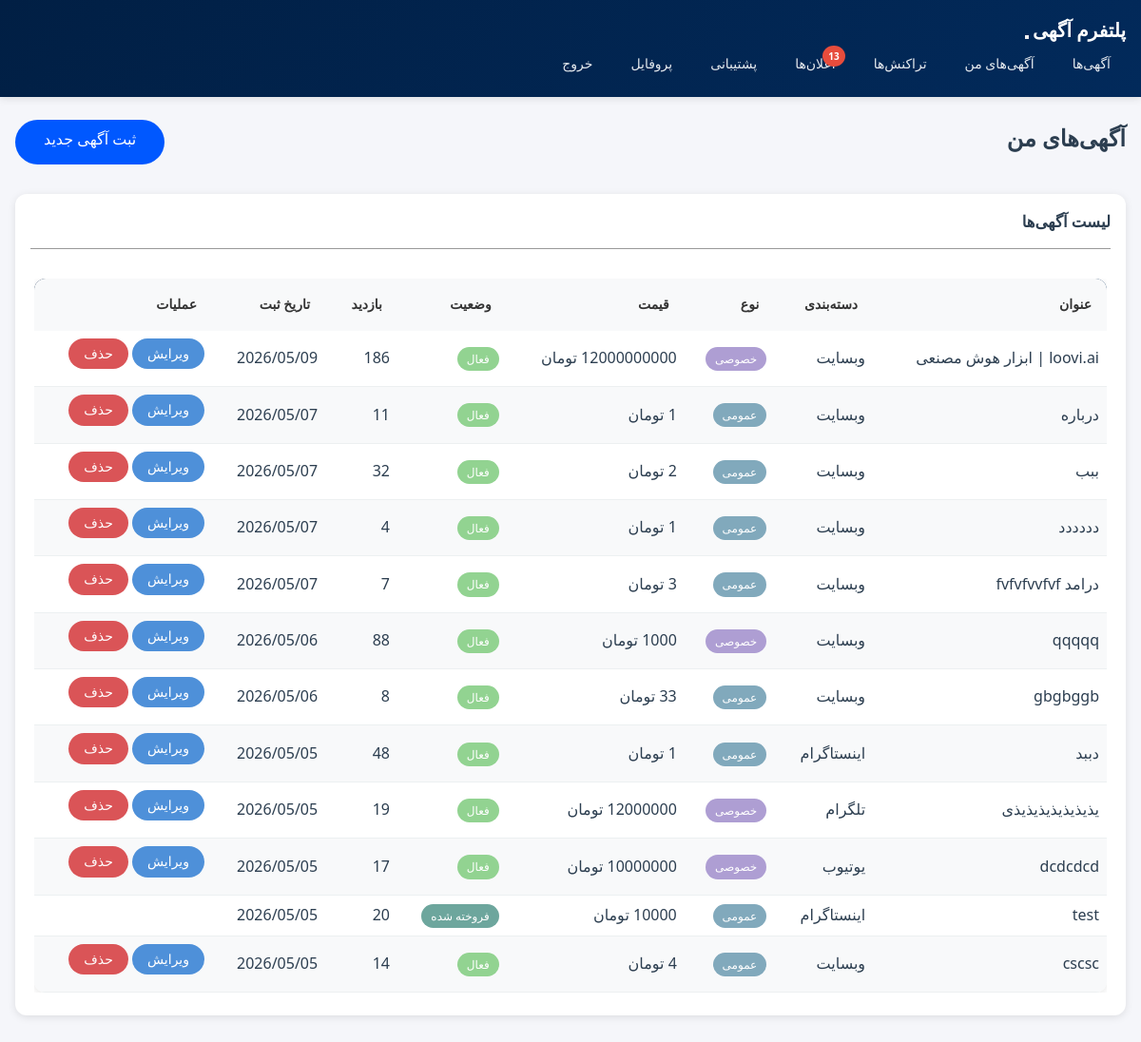
/listings/my-listings/ (signed in), run on an earlier commit of the app's database.
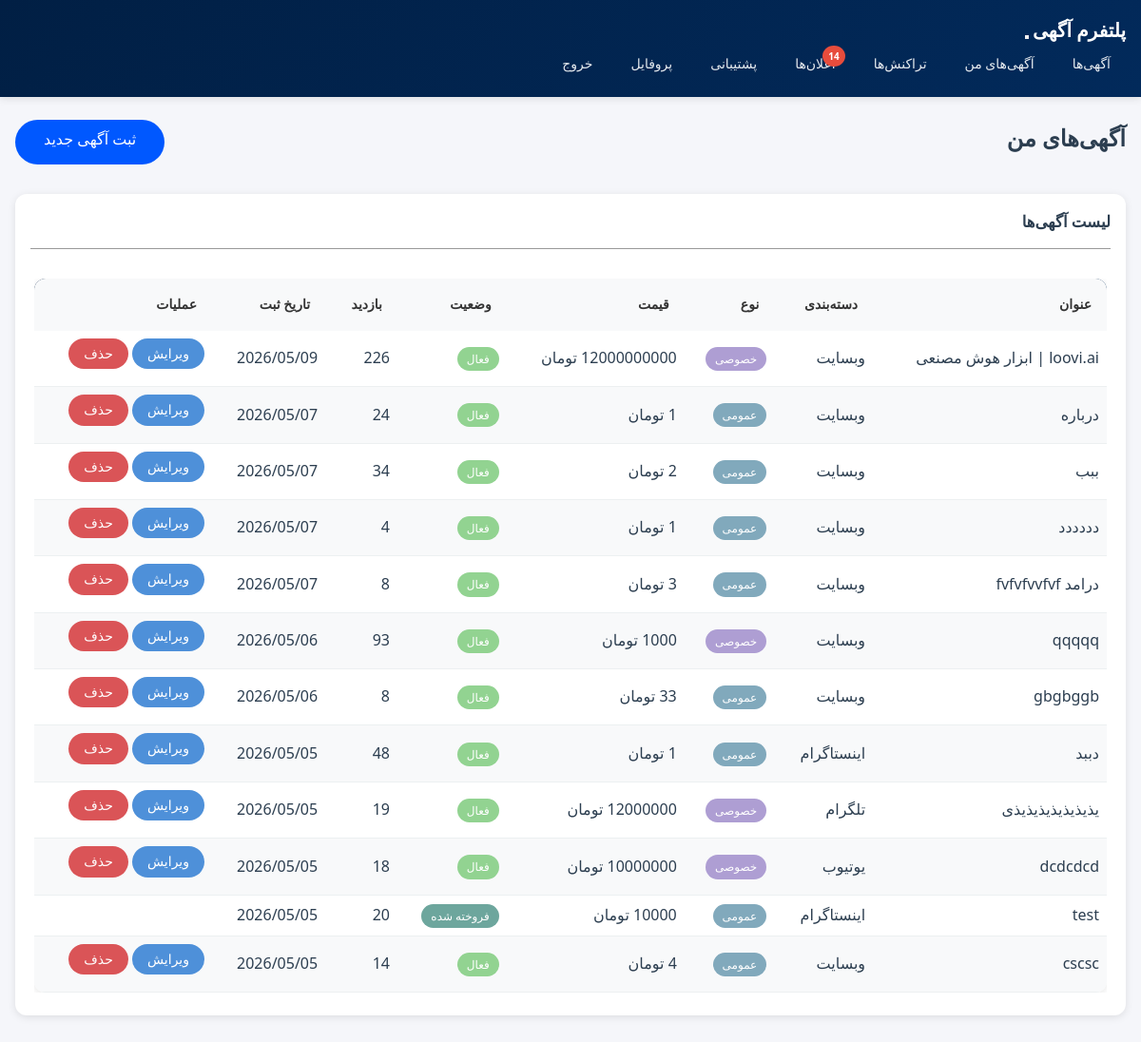
And on a later commit of the database.
### listings/models.py (models this page shows, shortened)
class Listing(models.Model):
    STATUS_CHOICES = [
        ('pending', 'در انتظار تایید'),
        ('active', 'فعال'),
        ('sold', 'فروخته شده'),
        ('rejected', 'رد شده'),
        ('deleted', 'حذف شده'),
    ]
    """LEVEL_CHOICES = [
        ('beginner', 'مبتدی'),
        ('intermediate', 'متوسط'),
        ('advanced', 'پیشرفته'),
        ('professional', 'حرفه‌ای'),
    ] """
    seller = models.ForeignKey(settings.AUTH_USER_MODEL, on_delete=models.CASCADE, related_name='listings')
    category = models.ForeignKey(Category, on_delete=models.SET_NULL, null=True)
    title = models.CharField(max_length=200)
    description = models.TextField()
    location = models.TextField(max_length=200, null=True, blank=True)
    price = models.DecimalField(max_digits=12, decimal_places=0)
    discount_price = models.DecimalField(max_digits=12, decimal_places=0, null=True, blank=True)
    about_platform = models.TextField(null=True, blank=True)
    """ level = models.CharField(max_length=20, choices=LEVEL_CHOICES, default='beginner', verbose_name='سطح') """
    platform_url = models.URLField()
    followers_count = models.IntegerField(default=0)
    monthly_income = models.DecimalField(null=True, blank=True, max_digits=12, decimal_places=0)
    platform_age = models.IntegerField(default=0)
    most_like = models.IntegerField(null=True, blank=True)
    most_view = models.IntegerField(null=True, blank=True)
    most_comment = models.IntegerField(null=True, blank=True)
    main_image = models.ImageField(upload_to='listings/images/')
    is_preferment = models.BooleanField(default=False, verbose_name='آگهی ارتقا یافته')
    is_income = models.BooleanField(default=True, verbose_name='اگهی به درامد رسیده')
    is_verified = models.BooleanField(default=False, verbose_name='اطلاعات مورد تایید است')
    is_private = models.BooleanField(default=False, verbose_name='آگهی خصوصی')
    status = models.CharField(max_length=20, choices=STATUS_CHOICES, default='pending')
    rejection_reason = models.TextField(blank=True, null=True, verbose_name='دلیل رد')
    views_count = models.IntegerField(default=0)
    created_at = models.DateTimeField(auto_now_add=True)
    updated_at = models.DateTimeField(auto_now=True)
    class Meta:
        ordering = ['-created_at']

class Category(models.Model):
    PLATFORM_CHOICES = [
        ('website', 'وبسایت'),
        ('instagram', 'اینستاگرام'),
        ('telegram', 'تلگرام'),
        ('youtube', 'یوتیوب'),
        ('aparat', 'آپارات'),
        ('other', 'سایر'),
    ]
    name = models.CharField(max_length=100)
    platform = models.CharField(max_length=20, choices=PLATFORM_CHOICES)
    description = models.TextField(blank=True)
    class Meta:
        verbose_name_plural = 'دسته‌بندی‌ها'

### listings/views.py (the view)
# urls.py: path('my-listings/', views.my_listings, name='my_listings'),
@login_required
def my_listings(request):
    listings = Listing.objects.filter(seller=request.user)
    pending_requests = VisitRequest.objects.filter(
        listing__seller=request.user,
        status='pending'
    ).select_related('listing', 'requester')
    return render(request, 'listings/my_listings.html', {
        'listings': listings,
        'pending_requests': pending_requests
    })

### notifications/context_processors.py (called while the page is built)
def unread_notifications_count(request):
    if request.user.is_authenticated:
        count = Notification.objects.filter(recipient=request.user, is_read=False).count()
        return {'unread_notifications_count': count}
    return {'unread_notifications_count': 0}

### templates/listings/my_listings.html (shortened to what this page needs)
{% extends 'base.html' %}
{% block content %}
<div class="btn-listing-create">
    <h2 class="mb-4">آگهی‌های من</h2>
    <a href="{% url 'listings:listing_create' %}" class="btn btn-success mb-3">ثبت آگهی جدید</a>
</div>
<div class="card">
    <div class="card-header">
        <h5 class="mb-0">لیست آگهی‌ها</h5>
        <hr>
    </div>
    <div class="card-body">
        <div class="table-responsive">
            <table class="table table-striped">
                <thead>
                    <tr>
                        <th>عنوان</th>
                        <th>دسته‌بندی</th>
                        <th>نوع</th>
                        <th>قیمت</th>
                        <th>وضعیت</th>
                        <th>بازدید</th>
                        <th>تاریخ ثبت</th>
                        <th>عملیات</th>
                    </tr>
                </thead>
                <tbody>
                    {% for listing in listings %}
                    <tr style="cursor: pointer;"
                        onclick="window.location='{% url 'listings:listing_detail' listing.pk %}';">
                        <td>{{ listing.title }}</td>
                        <td>{{ listing.category.name }}</td>
                        <td>
                            {% if listing.is_private %}
                            <span class="badge tag-private">خصوصی</span>
                            {% else %}
                            <span class="badge tag-general">عمومی</span>
                            {% endif %}
                        </td>
                        <td>{{ listing.price|floatformat:0 }} تومان</td>
                        <td>
                            <span
                                class="badge tag-{% if listing.status == 'active' %}active{% elif listing.status == 'sold' %}sold{% elif listing.status == 'rejected' %}not-accepted{% elif listing.status == 'deleted' %}deleted{% else %}waiting{% endif %}">
                                {{ listing.get_status_display }}
                            </span>
                        </td>
                        <td>{{ listing.views_count }}</td>
                        <td>{{ listing.created_at|date:"Y/m/d" }}</td>
                        <td onclick="event.stopPropagation();">
                            {% if listing.status != 'deleted' and listing.status != 'sold' %}
                            <a href="{% url 'listings:listing_edit' listing.pk %}"
                                class="btn btn-sm btn-edit">ویرایش</a>
                            <a href="{% url 'listings:listing_delete' listing.pk %}"
                                class="btn btn-sm btn-remove">حذف</a>
                            {% endif %}
                        </td>
                    </tr>
                    {% empty %}
                    <tr>
                        <td colspan="8" class="text-center">شما هنوز آگهی ثبت نکرده‌اید.</td>
                    </tr>
                    {% endfor %}
                </tbody>
            </table>
        </div>
    </div>
</div>
{% endblock %}

What changed in the data, as far as the page shows it:
changed Listing "loovi.ai | ابزار هوش مصنعی": views_count "186" → "226"
changed Listing "درباره": views_count "11" → "24"
changed Listing "ببب": views_count "32" → "34"
changed Listing "درامد fvfvfvvfvf": views_count "7" → "8"
changed Listing "qqqqq": views_count "88" → "93"
changed Listing "dcdcdcd": views_count "17" → "18"
Also different on the page:
{{ unread_notifications_count }}: "13" → "14"
